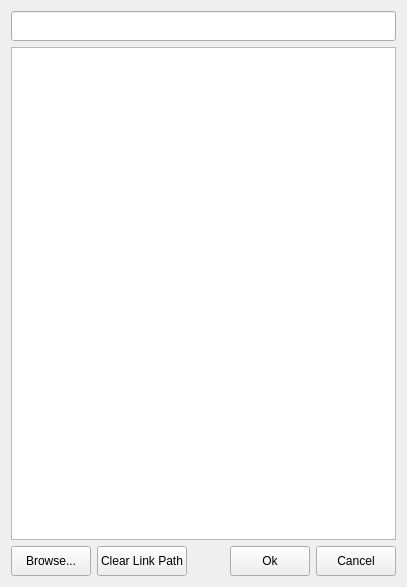
<?xml version="1.0" encoding="UTF-8"?>
<ui version="4.0">
 <class>Form</class>
 <widget class="QWidget" name="Form">
  <property name="geometry">
   <rect>
    <x>0</x>
    <y>0</y>
    <width>407</width>
    <height>587</height>
   </rect>
  </property>
  <property name="windowTitle">
   <string>Form</string>
  </property>
  <layout class="QGridLayout" name="gridLayout">
   <item row="0" column="0">
    <layout class="QVBoxLayout" name="verticalLayout">
     <item>
      <widget class="QLineEdit" name="lineEdit_search_program">
       <property name="minimumSize">
        <size>
         <width>0</width>
         <height>30</height>
        </size>
       </property>
       <property name="font">
        <font>
         <weight>50</weight>
         <bold>false</bold>
        </font>
       </property>
      </widget>
     </item>
     <item>
      <widget class="QListWidget" name="listWidget_register_program"/>
     </item>
    </layout>
   </item>
   <item row="1" column="0">
    <layout class="QHBoxLayout" name="horizontalLayout">
     <item>
      <widget class="QPushButton" name="pushButton_browse">
       <property name="minimumSize">
        <size>
         <width>0</width>
         <height>30</height>
        </size>
       </property>
       <property name="text">
        <string>Browse...</string>
       </property>
      </widget>
     </item>
     <item>
      <widget class="QPushButton" name="pushButton_clear_link_path">
       <property name="minimumSize">
        <size>
         <width>0</width>
         <height>30</height>
        </size>
       </property>
       <property name="text">
        <string>Clear Link Path</string>
       </property>
      </widget>
     </item>
     <item>
      <spacer name="horizontalSpacer">
       <property name="orientation">
        <enum>Qt::Horizontal</enum>
       </property>
       <property name="sizeHint" stdset="0">
        <size>
         <width>40</width>
         <height>20</height>
        </size>
       </property>
      </spacer>
     </item>
     <item>
      <widget class="QPushButton" name="pushButton_ok">
       <property name="minimumSize">
        <size>
         <width>0</width>
         <height>30</height>
        </size>
       </property>
       <property name="text">
        <string>Ok</string>
       </property>
      </widget>
     </item>
     <item>
      <widget class="QPushButton" name="pushButton_cancel">
       <property name="minimumSize">
        <size>
         <width>0</width>
         <height>30</height>
        </size>
       </property>
       <property name="text">
        <string>Cancel</string>
       </property>
      </widget>
     </item>
    </layout>
   </item>
  </layout>
 </widget>
 <resources/>
 <connections/>
</ui>
